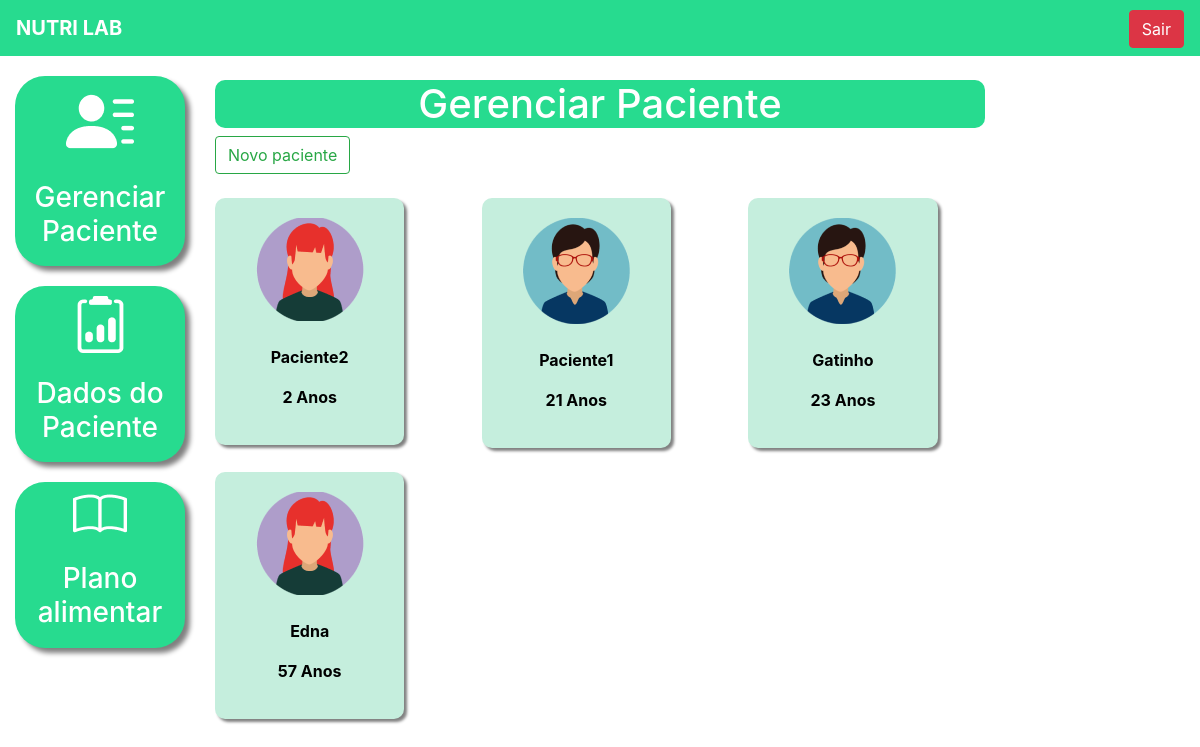
The page /patient/ (signed in) on the database as committed earlier.
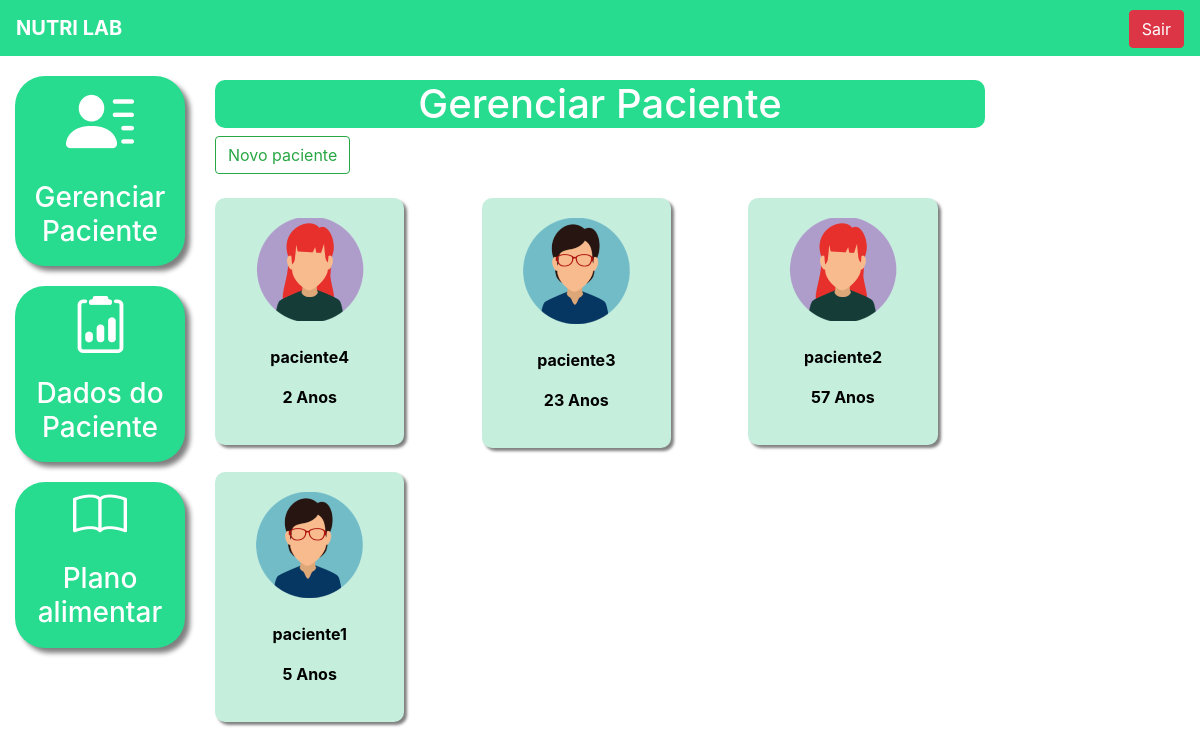
The same page on the database as committed later.
### main/models.py (models this page shows, shortened)
class Pacientes(models.Model):
    choices_sexo = (('F', 'Feminino'),
                    ('M', 'Maculino'))
    nome = models.CharField(max_length=50)
    sexo = models.CharField(max_length=1, choices=choices_sexo)
    idade = models.IntegerField()
    email = models.EmailField()
    telefone = models.CharField(max_length=19)
    nutri = models.ForeignKey(User, on_delete=models.CASCADE)

### main/views.py (the view, shortened to what this page needs)
# urls.py: path('patient/', views.patient, name='patient'),
@login_required(login_url='/auth/login/')
def patient(request):
    if request.method == "GET":
        pacientes = Pacientes.objects.filter(nutri=request.user)
        return render(request, 'main.html', {'pacientes': pacientes})

### main/templates/main.html (shortened to what this page needs)
{% extends 'base_main.html' %}
{% load static %}
{% block 'main'%}
    <br>
    <h1 class="titulo">Gerenciar Paciente </h1>
<button type="button" class="btn btn-outline-success" data-toggle="modal" data-target="#modal">
  Novo paciente
</button>
<br>
<br>
<div  class="row">
    {% for paciente in pacientes %}
    <div class="col-md-4">
        <a href="{% url 'config_patient' paciente.id %}" class="link-hover">
            <div class="card-paciente">
                <div class="foto-perfil">
                    {% if paciente.sexo == "M"%}
                        <img src="{% static 'main/img/perfil2.png' %}">
                    {% else %}
                        <img src="{% static 'main/img/perfil1.png' %}">
                    {% endif %}
                </div>
                <br>
                <p class="dados">{{paciente.nome}} </p>
                <p class="dados">{{paciente.idade}} Anos </p>
            </div>
            <br>
        </a>
    </div>
    {% endfor %}
</div>
{% endblock%}

Rows that differ between the two databases and show on the page:
removed Pacientes: nome "Paciente1", idade "21"
changed Pacientes: nome "Paciente2" → "paciente4"
changed Pacientes: nome "Gatinho" → "paciente3"
changed Pacientes: nome "Edna" → "paciente2"
added Pacientes: nome "paciente1", idade "5"
